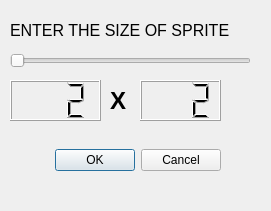
<?xml version="1.0" encoding="UTF-8"?>
<ui version="4.0">
 <class>createNew</class>
 <widget class="QDialog" name="createNew">
  <property name="enabled">
   <bool>true</bool>
  </property>
  <property name="geometry">
   <rect>
    <x>0</x>
    <y>0</y>
    <width>271</width>
    <height>211</height>
   </rect>
  </property>
  <property name="contextMenuPolicy">
   <enum>Qt::DefaultContextMenu</enum>
  </property>
  <property name="windowTitle">
   <string>Dialog</string>
  </property>
  <widget class="QDialogButtonBox" name="buttonBox">
   <property name="geometry">
    <rect>
     <x>0</x>
     <y>140</y>
     <width>221</width>
     <height>41</height>
    </rect>
   </property>
   <property name="orientation">
    <enum>Qt::Horizontal</enum>
   </property>
   <property name="standardButtons">
    <set>QDialogButtonBox::Cancel|QDialogButtonBox::Ok</set>
   </property>
  </widget>
  <widget class="QLabel" name="label">
   <property name="geometry">
    <rect>
     <x>10</x>
     <y>20</y>
     <width>261</width>
     <height>20</height>
    </rect>
   </property>
   <property name="font">
    <font>
     <pointsize>12</pointsize>
    </font>
   </property>
   <property name="text">
    <string>ENTER THE SIZE OF SPRITE</string>
   </property>
  </widget>
  <widget class="QSlider" name="sizeSlider">
   <property name="enabled">
    <bool>true</bool>
   </property>
   <property name="geometry">
    <rect>
     <x>10</x>
     <y>50</y>
     <width>241</width>
     <height>22</height>
    </rect>
   </property>
   <property name="minimum">
    <number>2</number>
   </property>
   <property name="maximum">
    <number>100</number>
   </property>
   <property name="singleStep">
    <number>2</number>
   </property>
   <property name="pageStep">
    <number>2</number>
   </property>
   <property name="tracking">
    <bool>false</bool>
   </property>
   <property name="orientation">
    <enum>Qt::Horizontal</enum>
   </property>
   <property name="tickPosition">
    <enum>QSlider::NoTicks</enum>
   </property>
   <property name="tickInterval">
    <number>2</number>
   </property>
  </widget>
  <widget class="QLabel" name="label_2">
   <property name="geometry">
    <rect>
     <x>110</x>
     <y>80</y>
     <width>21</width>
     <height>41</height>
    </rect>
   </property>
   <property name="font">
    <font>
     <pointsize>18</pointsize>
     <weight>75</weight>
     <bold>true</bold>
    </font>
   </property>
   <property name="text">
    <string>X</string>
   </property>
  </widget>
  <widget class="QLCDNumber" name="size">
   <property name="geometry">
    <rect>
     <x>140</x>
     <y>80</y>
     <width>81</width>
     <height>41</height>
    </rect>
   </property>
   <property name="layoutDirection">
    <enum>Qt::LeftToRight</enum>
   </property>
   <property name="digitCount">
    <number>3</number>
   </property>
   <property name="intValue" stdset="0">
    <number>2</number>
   </property>
  </widget>
  <widget class="QLCDNumber" name="size_2">
   <property name="geometry">
    <rect>
     <x>10</x>
     <y>80</y>
     <width>91</width>
     <height>41</height>
    </rect>
   </property>
   <property name="digitCount">
    <number>3</number>
   </property>
   <property name="intValue" stdset="0">
    <number>2</number>
   </property>
  </widget>
 </widget>
 <resources/>
 <connections>
  <connection>
   <sender>sizeSlider</sender>
   <signal>valueChanged(int)</signal>
   <receiver>size_2</receiver>
   <slot>display(int)</slot>
   <hints>
    <hint type="sourcelabel">
     <x>94</x>
     <y>59</y>
    </hint>
    <hint type="destinationlabel">
     <x>69</x>
     <y>99</y>
    </hint>
   </hints>
  </connection>
  <connection>
   <sender>sizeSlider</sender>
   <signal>valueChanged(int)</signal>
   <receiver>size</receiver>
   <slot>display(int)</slot>
   <hints>
    <hint type="sourcelabel">
     <x>185</x>
     <y>57</y>
    </hint>
    <hint type="destinationlabel">
     <x>191</x>
     <y>97</y>
    </hint>
   </hints>
  </connection>
  <connection>
   <sender>buttonBox</sender>
   <signal>rejected()</signal>
   <receiver>createNew</receiver>
   <slot>reject()</slot>
   <hints>
    <hint type="sourcelabel">
     <x>220</x>
     <y>140</y>
    </hint>
    <hint type="destinationlabel">
     <x>270</x>
     <y>210</y>
    </hint>
   </hints>
  </connection>
  <connection>
   <sender>buttonBox</sender>
   <signal>accepted()</signal>
   <receiver>createNew</receiver>
   <slot>accept()</slot>
   <hints>
    <hint type="sourcelabel">
     <x>220</x>
     <y>140</y>
    </hint>
    <hint type="destinationlabel">
     <x>157</x>
     <y>210</y>
    </hint>
   </hints>
  </connection>
 </connections>
</ui>
